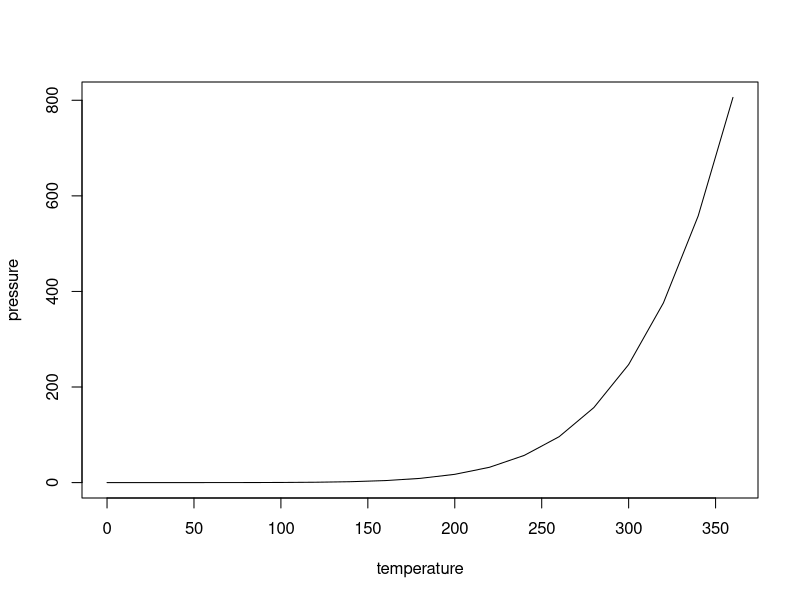

This figure's R source:
## ---- chunk 1
knitr::opts_chunk$set(echo = TRUE)
## ---- chunk 2
plot(pressure, type="l")
## ---- chunk 3
summary(cars)
